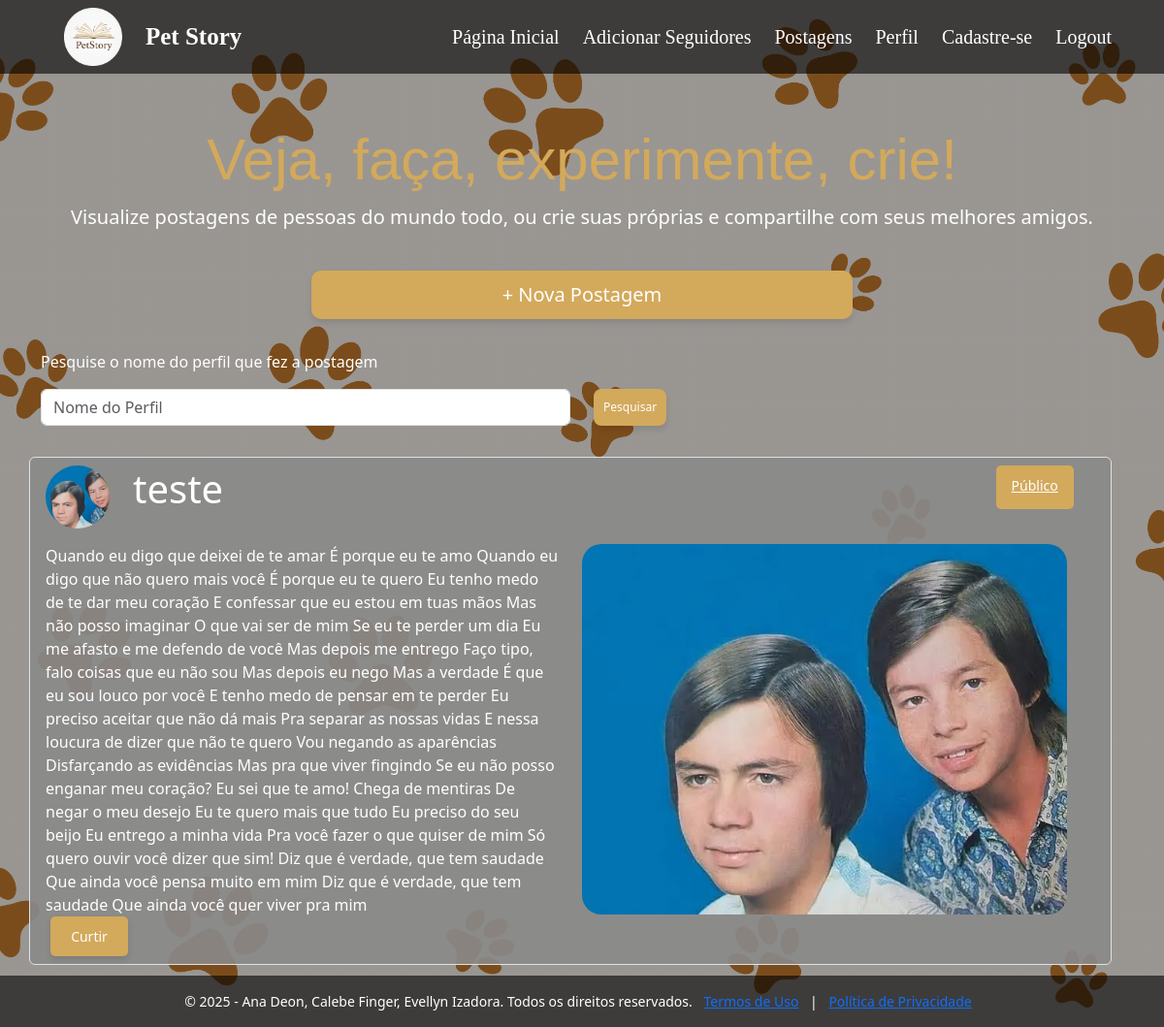
/postagens.php (signed in), run on the app's committed database.
### tables this page shows
CREATE TABLE `postagens` (
  `idPostagem` int(11) NOT NULL AUTO_INCREMENT,
  `idUsuario` int(11) NOT NULL,
  `texto` varchar(1200) NOT NULL,
  `foto` varchar(45) DEFAULT NULL,
  `publico` varchar(45) NOT NULL,
  `criado_em` datetime DEFAULT NULL,
  PRIMARY KEY (`idPostagem`)
);

CREATE TABLE `usuarios` (
  `idUsuario` int(11) NOT NULL AUTO_INCREMENT,
  `nome` varchar(45) NOT NULL,
  `email` varchar(45) NOT NULL,
  `senha` varchar(45) NOT NULL,
  `foto` varchar(45) DEFAULT NULL,
  PRIMARY KEY (`idUsuario`)
);

### src/PostagemDAO.php (called while the page is built, shortened)
<?php
    class PostagemDAO {
        public static function listarTimeline($idUsuario) {
            $conexao = ConexaoBD::conectar();
            $sql = "SELECT p.*, u.nome, u.foto AS foto_usuario
                    FROM postagens p
                    JOIN usuarios u ON p.idUsuario = u.idUsuario
                    WHERE p.idUsuario = ?
                    OR (p.idUsuario IN (
                            SELECT s.idSeguido FROM seguidos s WHERE s.idUsuario = ?
                    ))
                    ORDER BY p.criado_em DESC";
            $stmt = $conexao->prepare($sql);
            $stmt->bindParam(1, $idUsuario);
            $stmt->bindParam(2, $idUsuario);
            $stmt->execute();
            return $stmt->fetchAll(PDO::FETCH_ASSOC);
        }
    }
?>

### postagens.php (the view, shortened to what this page needs)
<!DOCTYPE html>
<html lang="en">
  <head>
      <link href="https://cdn.jsdelivr.net/npm/bootstrap@5.3.8/dist/css/bootstrap.min.css" rel="stylesheet">
      <link rel="stylesheet" href="css/estilo.css">
      <?php
        include 'reutilizado\navbar.php'
      ?>
  </head>
  <body  class="d-flex flex-column min-vh-100" style="background-image: linear-gradient(rgba(0,0,0,0.4), rgba(0,0,0,0.4)), url('img/Fundo Postagens.jpg');
          background-size: cover;
          background-position: center;
          background-repeat: no-repeat;">
    <main class="container text-center my-5 text-white">
      <h2 class="display-5">Veja, faça, experimente, crie!</h2>
      <p class="lead">Visualize postagens de pessoas do mundo todo, ou crie suas próprias e compartilhe com seus melhores amigos.</p>
      <a href="nova-postagem.php" class="botao-cadastrar btn my-4 w-50">+ Nova Postagem</a>
      <div class="w-100 mx-auto text-start">
        <label class="form-label mt-2">Pesquise o nome do perfil que fez a postagem</label>
        <div class="row">
          <div class="col-6 mt-2 align-center">
            <input type="text" class="form-control" name="nome" placeholder="Nome do Perfil">
          </div>
          <div class="col-3 mt-2 mb-3 align-center0">
            <button type="submit" class="botao-adicionar btn">Pesquisar</button>
          </div>
        </div>
            <?php
            require_once "src/PostagemDAO.php";
            $postagens = PostagemDAO::listarTimeline($_SESSION["idUsuario"]);
            foreach ($postagens as $postagem)
            {
          ?>
              <div class="row w-100 container my-3 py-2 border rounded p-1 d-flex" style="background-color: rgba(138, 138, 138, 0.9)">
                <div class="row mb-3">
                  <img class="foto-perfil col-2" src="uploads/<?=$postagem['foto']?>"></img>
                  <h1 class="col-10"><?=$postagem['nome']?></h1>
                  <a class="publico"><?=$postagem['publico']?></a>
                </div>
                <div class="col-6">
                  <a><?=$postagem['texto']?></a>
                </div>
                <div class="col-6">
                  <img class="imagem-postagem" src="uploads/<?=$postagem['foto']?>"></img><br>
                </div>
                <div class="col-2">
                  <a class="botao-curtir btn">Curtir</a><br>
                </div>
              </div>
          <?php
            }
          ?>
      </div>
    </main>
    <?php
      include 'reutilizado\footer.php';
    ?>
  </body>
</html>

### css/estilo.css (style rules this page uses)
.display-5 { font-family:'Franklin Gothic Medium', 'Arial Narrow', Arial, sans-serif; font-size: 60px; color: #D3A95B; text-align: center; margin-top: 5px; }
.botao-adicionar { background-color: #D3A95B; border: none; color: white; padding: 10px 10px; text-align: center; text-decoration: none; display: inline-block; font-size: 12px; border-radius: 8px; cursor: pointer; transition: background-color 0.3s ease, transform 0.3s ease; box-shadow: 0 4px 6px rgba(0,0,0,0.1); }
.botao-cadastrar { background-color: #D3A95B; border: none; color: white; padding: 10px 10px; text-align: center; text-decoration: none; display: inline-block; font-size: 20px; border-radius: 10px; cursor: pointer; transition: background-color 0.3s ease, transform 0.3s ease; box-shadow: 0 4px 6px rgba(0,0,0,0.1); }
.botao-curtir { background-color: #D3A95B; border: none; color: white; padding: 10px 10px; text-align: center; text-decoration: none; display: inline-block; font-size: 14px; width: 80px; border-radius: 5px; cursor: pointer; margin-left: 5px; transition: background-color 0.3s ease, transform 0.3s ease; box-shadow: 0 4px 6px rgba(0,0,0,0.1); }
.publico { background-color:#D3A95B; border: none; color: white; padding: 10px 10px; text-align: center; font-size: 14px; width: 80px; height: 45px; border-radius: 5px; }
.imagem-postagem { border-radius: 20px; width: 500px; }
.foto-perfil { object-fit: cover; overflow: hidden; width: 100%; height: 100%; border-radius: 50%; width: 90px; height: 65px; }

### data on the page
postagens: foto (picture), idUsuario.nome "teste", publico "Público", texto "Quando eu digo que deixei de te amar É porque eu te amo Quando eu digo que não quero mais você É porque eu te quero Eu tenho medo de te dar meu coração E confessar que eu estou em tuas mãos Mas não posso imaginar O que vai ser de mim Se eu te perder um dia Eu me afasto e me defendo de você Mas depois me entrego Faço tipo, falo coisas que eu não sou Mas depois eu nego Mas a verdade É que eu sou louco por você E tenho medo de pensar em te perder Eu preciso aceitar que não dá mais Pra separar as nossas vidas E nessa loucura de dizer que não te quero Vou negando as aparências Disfarçando as evidências Mas pra que viver fingindo Se eu não posso enganar meu coração? Eu sei que te amo! Chega de…"
